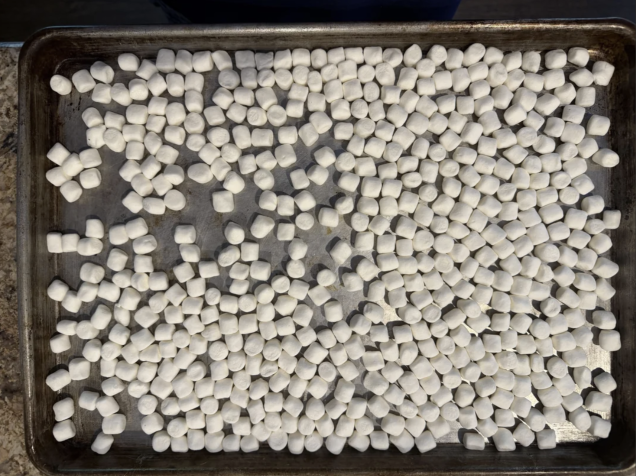
#> input picture marshmallows.png, 1272 x 952 px (shown at 1/2 size)
$ python -i count.py   (imports and definitions only)
#> lines starting #> are read from the running program, lines starting #| are printed output that depends on the picture; after the words box and inside, x2 and y2 are one past the last pixel; in counts of white or black regions, pixels touching at a corner belong together
#!/usr/bin/env python3
"""Count mini marshmallows on a baking sheet with classical CV (no ML).

Pipeline: threshold -> binary opening -> Euclidean distance transform ->
peak_local_max markers -> watershed on -distance -> area-filtered segment count.
"""

import argparse

import matplotlib
# [1 line not run here, left out]
import matplotlib.pyplot as plt
import numpy as np
from matplotlib.colors import ListedColormap
from PIL import Image
from scipy import ndimage as ndi
from skimage.feature import peak_local_max
from skimage.measure import regionprops
from skimage.segmentation import watershed

THRESHOLDS = (165, 175, 185, 195)
MIN_DISTANCES = (14, 16, 18, 20, 22)
FRAGMENT_FRAC = 0.40  # drop segments below this fraction of the median segment area

# 3x3 square: opening with 2 iterations strips specks up to ~4px across.
OPEN_STRUCT = np.ones((3, 3), dtype=bool)


# [31 lines left out: function segment, not called in this run]


def measure_diameter(gray, threshold=185):
    """Report the pixel size of an isolated marshmallow, to sanity-check min_distance."""
#> called with threshold = 185
    mask = ndi.binary_opening(gray > threshold, structure=OPEN_STRUCT, iterations=2)
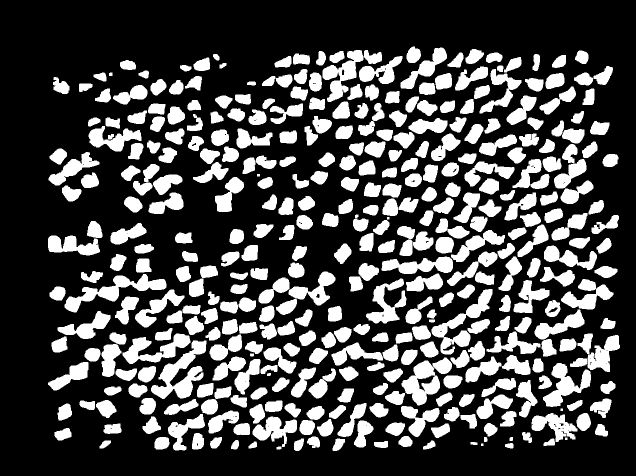
#> mask: shape (952, 1272) bool (shown at 1/2 size); 28.9% white; 390 white regions
    lab, _ = ndi.label(mask)
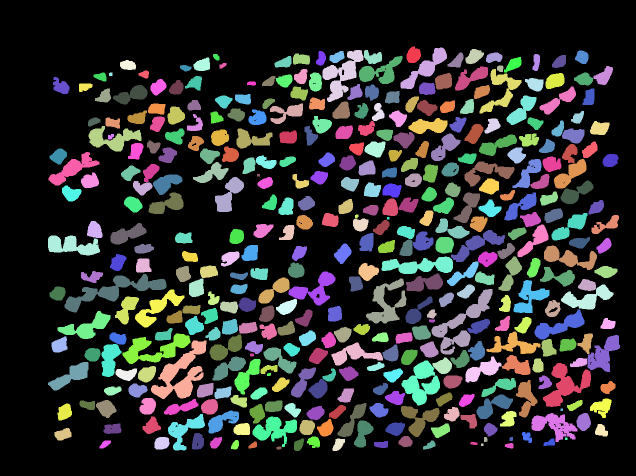
#> lab: shape (952, 1272) int32 (shown at 1/2 size); 397 distinct labels, from 0 to 396; one colour per label, 0 black
    props = regionprops(lab)
#> props = 396 regions; largest, box (x1, y1, x2, y2) and area: (302, 681, 413, 798) 5216, (129, 548, 333, 625) 4579, (863, 578, 985, 709) 4372, (245, 667, 381, 728) 3618, (803, 721, 880, 811) 3612
    # blobs in the single-marshmallow area regime w/o clumpages
    singles = [p for p in props if 300 < p.area < 1400]
#> singles = 304 regions; largest, box (x1, y1, x2, y2) and area: (306, 349, 365, 390) 1390, (582, 735, 632, 795) 1359, (1004, 710, 1061, 750) 1342, (540, 207, 606, 248) 1340, (230, 593, 278, 649) 1340
    if not singles:
        return None
    eq = np.median([p.equivalent_diameter_area for p in singles])
#> eq = 29.4
    minor = np.median([p.axis_minor_length for p in singles])
#> minor = 24.66
    major = np.median([p.axis_major_length for p in singles])
#> major = 36.87
    return eq, minor, major, len(singles)


# [82 lines left out: functions save_overlay, save_segments, main, not called in this run]


# [2 lines not run here, left out]

>>> import cv2
>>> picture = cv2.imread('marshmallows.png', cv2.IMREAD_GRAYSCALE)
>>> result = measure_diameter(picture)
#> result = (29.4, 24.66, 36.87, 304)
